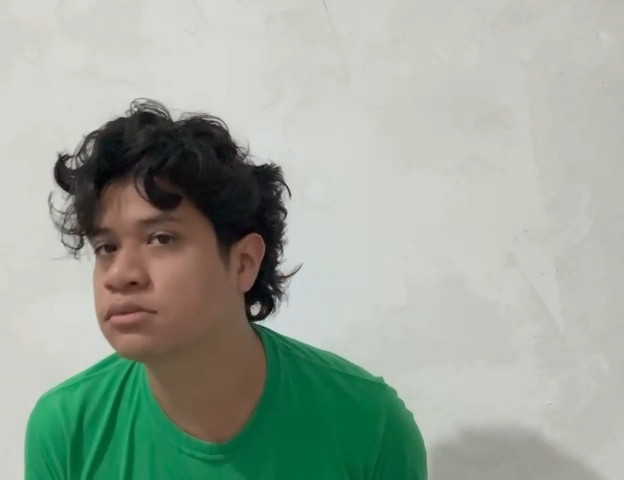
#> input picture imgs/frame10.jpg, 624 x 480 px
$ python skin_face_detection.py
#> lines starting #> are read from the running program, lines starting #| are printed output that depends on the picture
#> further down, img is the input picture: shape (480, 624, 3); mean B, G, R 156.2, 167.9, 157.5
import numpy as np
import cv2
from scipy.stats import multivariate_normal

# Medias y covarianza obtenidas de tareas anteriores
skin_mean = np.array([109.04378154, 130.19204512, 172.47343425])
skin_cov = np.array([[1557.55025745, 1630.09297116, 1814.77250065],
       [1630.09297116, 1731.13069521, 1941.66919639],
       [1814.77250065, 1941.66919639, 2250.5592615 ]])

fondo_mean = np.array([ 95.55063731, 106.95504056, 110.26025492])
fondo_cov = np.array([[4486.90316045, 4649.32282388, 4487.6689383 ],
       [4649.32282388, 5074.34657037, 4956.60725216],
       [4487.6689383 , 4956.60725216, 5081.15951645]])

# Se crea el modelo para el analisis de la imagen
piel_norm = multivariate_normal(skin_mean, skin_cov).pdf
fondo_norm = multivariate_normal(fondo_mean, fondo_cov).pdf

# Probabilidades obtenidas de tareas anteriores
priori_piel = 0.65
priori_fondo = 1 - priori_piel

def get_face_roi(img):
    '''Funcion que recibe una imagen en formato array de numpy,
    detecta la piel en la imagen y devuelve coordenadas indicando el
    contorno y la posicion media de la piel detectada'''

    # Calculamos la probabilidad de ser fondo o piel para cada pixel
    # en la imagen
    img_piel_prob = piel_norm(img) * priori_piel
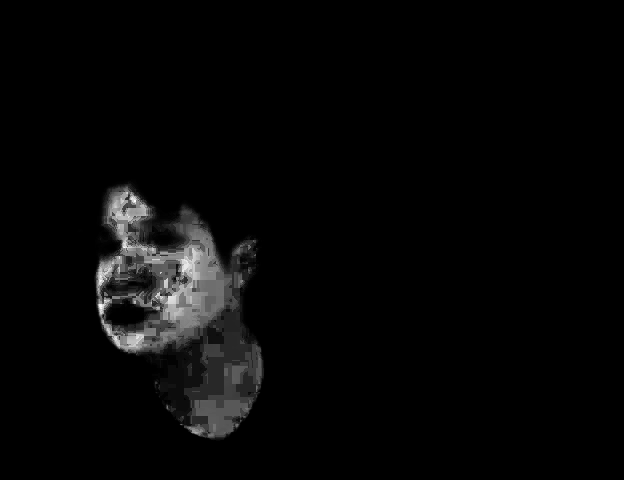
#> img_piel_prob: shape (480, 624) float64; min 1.08e-161, max 2.54e-05, mean 6.8e-07; drawn with min black and max white
    img_fondo_prob = fondo_norm(img) * priori_fondo
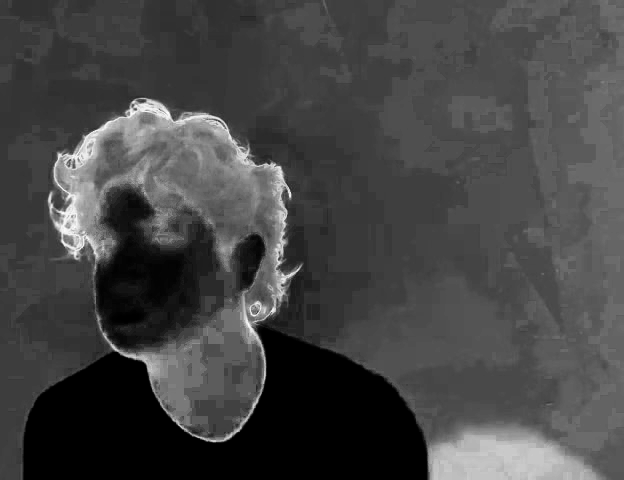
#> img_fondo_prob: shape (480, 624) float64; min 3.69e-30, max 1.32e-06, mean 3.6e-07; drawn with min black and max white

    # Verificamos que probabilidad es mayor para cada pixel
    skin_pixels = np.asarray(img_piel_prob > img_fondo_prob).nonzero()
#> skin_pixels = 27793 positions, rows 181 to 439, columns 94 to 263


    # Obtenemos las coordenadas minimas y maximas para los pixeles
    # detectados como piel
    try:
       min_row, max_row = min(skin_pixels[0]), max(skin_pixels[0])
#> min_row = 181; max_row = 439
       min_col, max_col = min(skin_pixels[1]), max(skin_pixels[1])
#> min_col = 94; max_col = 263
    except ValueError:
           min_row, max_row, min_col, max_col = (0,0,0,0)


    # Se obtiene el centroide de estos pixeles
    mid_row = (min_row + max_row) // 2
#> mid_row = 310
    mid_col = (min_col + max_col) // 2
#> mid_col = 178

    # Empaquetamos los datos para regresarlos
    top_left = (min_col, min_row)
#> top_left = (94, 181)
    bottom_right = (max_col, max_row)
#> bottom_right = (263, 439)

    mid_point = (mid_col, mid_row)
#> mid_point = (178, 310)

    return top_left, bottom_right, mid_point

if __name__ == '__main__':
       img = cv2.imread('imgs/frame10.jpg')
       top_left, bottom_right, mid_point = get_face_roi(img)
#> top_left = (94, 181); bottom_right = (263, 439); mid_point = (178, 310)
       print(top_left, bottom_right)
#| (94, 181) (263, 439)
       cv2.rectangle(img, top_left, bottom_right, (0, 255, 0), 4)
       cv2.drawMarker(img, mid_point, color=[0,255,0], markerType=cv2.MARKER_CROSS,
                thickness=4, markerSize=50)
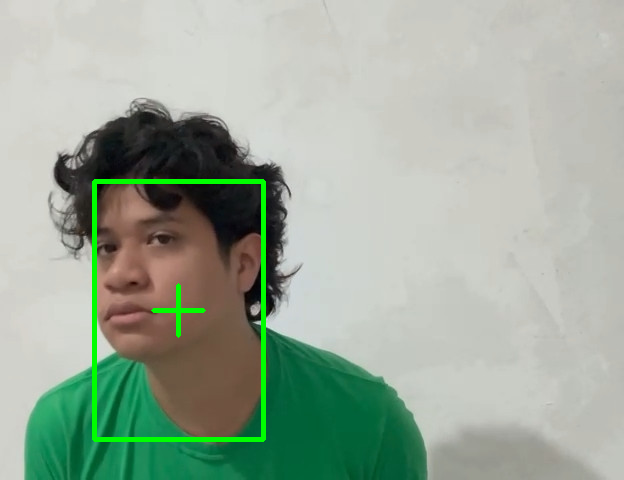
#> img: shape (480, 624, 3); mean B, G, R 155.1, 170.6, 156.4

       # Se muestra el resultado de la prediccion y la medicion
       cv2.imshow(f'Filtro de kalman', img)
       cv2.waitKey(0)

$ run again, with imgs/frame1.jpg copied over imgs/frame10.jpg
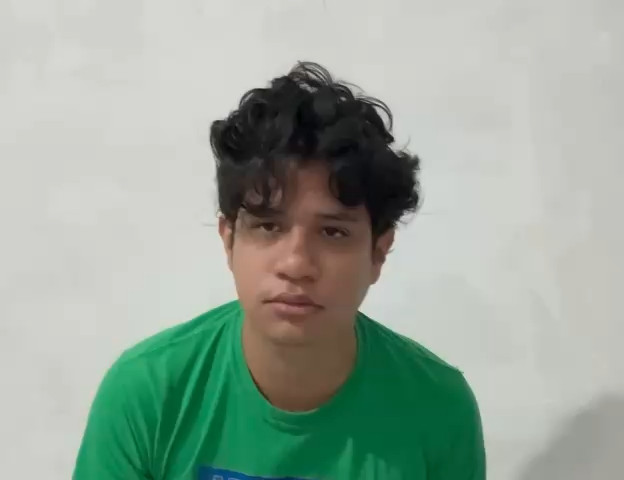
#> input picture imgs/frame1.jpg, 624 x 480 px
#> img is the input picture: shape (480, 624, 3); mean B, G, R 155.7, 167.9, 153.3
#> in get_face_roi, `img_fondo_prob = fondo_norm(img) * priori_fondo`:
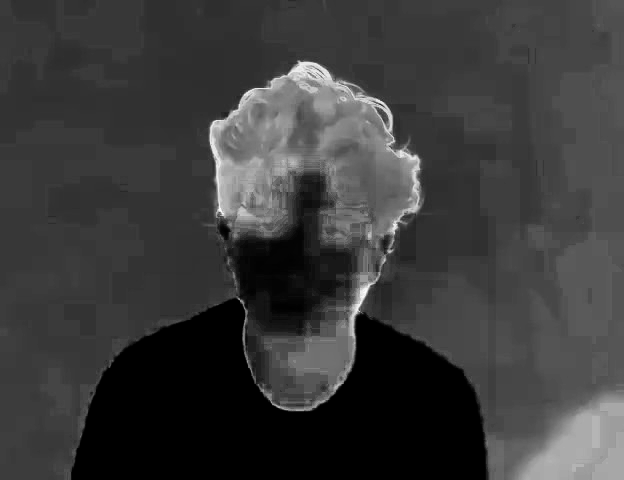
#> img_fondo_prob: shape (480, 624) float64; min 1.98e-29, max 1.36e-06, mean 3.15e-07; drawn with min black and max white
#> skin_pixels = 22279 positions, rows 171 to 408, columns 219 to 392
#> min_row = 171; max_row = 408
#> min_col = 219; max_col = 392
#> mid_row = 289
#> mid_col = 305
#> in get_face_roi, `top_left = (min_col, min_row)`: top_left = (219, 171)
#> in get_face_roi, `bottom_right = (max_col, max_row)`: bottom_right = (392, 408)
#> in get_face_roi, `mid_point = (mid_col, mid_row)`: mid_point = (305, 289)
#> `top_left, bottom_right, mid_point = get_face_roi(img)`: top_left = (219, 171); bottom_right = (392, 408); mid_point = (305, 289)
#| (219, 171) (392, 408)
#> `cv2.drawMarker(img, mid_point, color=[0,255,0], markerType=cv2.MARKER_..`:
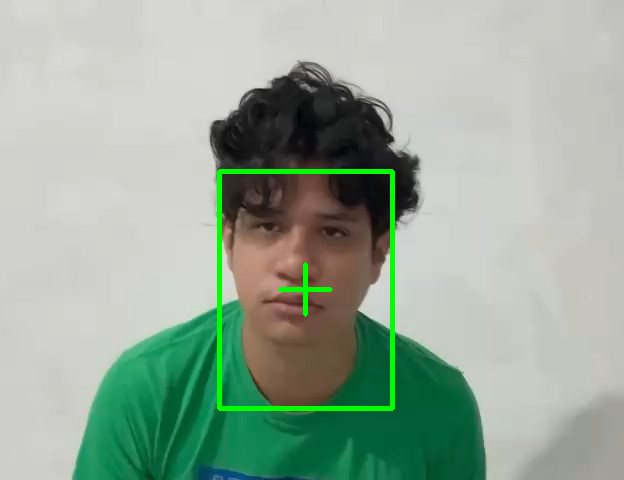
#> img: shape (480, 624, 3); mean B, G, R 154.4, 170.2, 152.1
